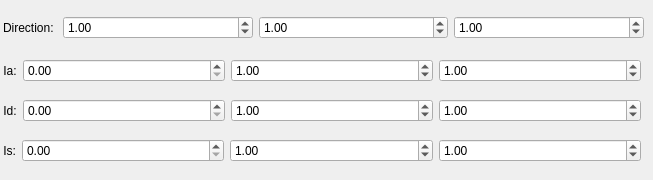
      <widget class="QWidget" name="directionalLightTab">
       <attribute name="title">
        <string>DirectionalLight</string>
       </attribute>
       <widget class="QWidget" name="layoutWidget">
        <property name="geometry">
         <rect>
          <x>3</x>
          <y>7</y>
          <width>641</width>
          <height>41</height>
         </rect>
        </property>
        <layout class="QHBoxLayout" name="horizontalLayout_21">
         <item>
          <widget class="QLabel" name="label_20">
           <property name="sizePolicy">
            <sizepolicy hsizetype="Fixed" vsizetype="Preferred">
             <horstretch>0</horstretch>
             <verstretch>0</verstretch>
            </sizepolicy>
           </property>
           <property name="text">
            <string>Direction: </string>
           </property>
          </widget>
         </item>
         <item>
          <widget class="QDoubleSpinBox" name="lightDirXSpin">
           <property name="minimum">
            <double>-99999.000000000000000</double>
           </property>
           <property name="maximum">
            <double>99999.000000000000000</double>
           </property>
           <property name="singleStep">
            <double>0.100000000000000</double>
           </property>
           <property name="value">
            <double>1.000000000000000</double>
           </property>
          </widget>
         </item>
         <item>
          <widget class="QDoubleSpinBox" name="lightDirYSpin">
           <property name="minimum">
            <double>-99999.000000000000000</double>
           </property>
           <property name="maximum">
            <double>99999.000000000000000</double>
           </property>
           <property name="singleStep">
            <double>0.100000000000000</double>
           </property>
           <property name="value">
            <double>1.000000000000000</double>
           </property>
          </widget>
         </item>
         <item>
          <widget class="QDoubleSpinBox" name="lightDirZSpin">
           <property name="minimum">
            <double>-99999.000000000000000</double>
           </property>
           <property name="maximum">
            <double>99999.000000000000000</double>
           </property>
           <property name="singleStep">
            <double>0.100000000000000</double>
           </property>
           <property name="value">
            <double>1.000000000000000</double>
           </property>
          </widget>
         </item>
        </layout>
       </widget>
       <widget class="QWidget" name="layoutWidget_2">
        <property name="geometry">
         <rect>
          <x>0</x>
          <y>50</y>
          <width>641</width>
          <height>41</height>
         </rect>
        </property>
        <layout class="QHBoxLayout" name="horizontalLayout_22">
         <item>
          <widget class="QLabel" name="label_23">
           <property name="sizePolicy">
            <sizepolicy hsizetype="Fixed" vsizetype="Preferred">
             <horstretch>0</horstretch>
             <verstretch>0</verstretch>
            </sizepolicy>
           </property>
           <property name="text">
            <string> Ia:</string>
           </property>
          </widget>
         </item>
         <item>
          <widget class="QDoubleSpinBox" name="dirLightIaXSpin">
           <property name="minimum">
            <double>0.000000000000000</double>
           </property>
           <property name="maximum">
            <double>99.989999999999995</double>
           </property>
           <property name="singleStep">
            <double>0.100000000000000</double>
           </property>
           <property name="value">
            <double>0.000000000000000</double>
           </property>
          </widget>
         </item>
         <item>
          <widget class="QDoubleSpinBox" name="dirLightIaYSpin">
           <property name="minimum">
            <double>0.000000000000000</double>
           </property>
           <property name="maximum">
            <double>99.989999999999995</double>
           </property>
           <property name="singleStep">
            <double>0.100000000000000</double>
           </property>
           <property name="value">
            <double>1.000000000000000</double>
           </property>
          </widget>
         </item>
         <item>
          <widget class="QDoubleSpinBox" name="dirLightIaZSpin">
           <property name="minimum">
            <double>0.000000000000000</double>
           </property>
           <property name="maximum">
            <double>99.989999999999995</double>
           </property>
           <property name="singleStep">
            <double>0.100000000000000</double>
           </property>
           <property name="value">
            <double>1.000000000000000</double>
           </property>
          </widget>
         </item>
        </layout>
       </widget>
       <widget class="QWidget" name="layoutWidget_3">
        <property name="geometry">
         <rect>
          <x>0</x>
          <y>90</y>
          <width>641</width>
          <height>41</height>
         </rect>
        </property>
        <layout class="QHBoxLayout" name="horizontalLayout_23">
         <item>
          <widget class="QLabel" name="label_24">
           <property name="sizePolicy">
            <sizepolicy hsizetype="Fixed" vsizetype="Preferred">
             <horstretch>0</horstretch>
             <verstretch>0</verstretch>
            </sizepolicy>
           </property>
           <property name="text">
            <string> Id:</string>
           </property>
          </widget>
         </item>
         <item>
          <widget class="QDoubleSpinBox" name="dirLightIdXSpin">
           <property name="minimum">
            <double>0.000000000000000</double>
           </property>
           <property name="maximum">
            <double>99.989999999999995</double>
           </property>
           <property name="singleStep">
            <double>0.100000000000000</double>
           </property>
           <property name="value">
            <double>0.000000000000000</double>
           </property>
          </widget>
         </item>
         <item>
          <widget class="QDoubleSpinBox" name="dirLightIdYSpin">
           <property name="minimum">
            <double>0.000000000000000</double>
           </property>
           <property name="maximum">
            <double>99.989999999999995</double>
           </property>
           <property name="singleStep">
            <double>0.100000000000000</double>
           </property>
           <property name="value">
            <double>1.000000000000000</double>
           </property>
          </widget>
         </item>
         <item>
          <widget class="QDoubleSpinBox" name="dirLightIdZSpin">
           <property name="minimum">
            <double>0.000000000000000</double>
           </property>
           <property name="maximum">
            <double>99.989999999999995</double>
           </property>
           <property name="singleStep">
            <double>0.100000000000000</double>
           </property>
           <property name="value">
            <double>1.000000000000000</double>
           </property>
          </widget>
         </item>
        </layout>
       </widget>
       <widget class="QWidget" name="layoutWidget_4">
        <property name="geometry">
         <rect>
          <x>0</x>
          <y>130</y>
          <width>641</width>
          <height>41</height>
         </rect>
        </property>
        <layout class="QHBoxLayout" name="horizontalLayout_24">
         <item>
          <widget class="QLabel" name="label_25">
           <property name="sizePolicy">
            <sizepolicy hsizetype="Fixed" vsizetype="Preferred">
             <horstretch>0</horstretch>
             <verstretch>0</verstretch>
            </sizepolicy>
           </property>
           <property name="text">
            <string> Is:</string>
           </property>
          </widget>
         </item>
         <item>
          <widget class="QDoubleSpinBox" name="dirLightIsXSpin">
           <property name="minimum">
            <double>0.000000000000000</double>
           </property>
           <property name="maximum">
            <double>99.989999999999995</double>
           </property>
           <property name="singleStep">
            <double>0.100000000000000</double>
           </property>
           <property name="value">
            <double>0.000000000000000</double>
           </property>
          </widget>
         </item>
         <item>
          <widget class="QDoubleSpinBox" name="dirLightIsYSpin">
           <property name="minimum">
            <double>0.000000000000000</double>
           </property>
           <property name="maximum">
            <double>99.989999999999995</double>
           </property>
           <property name="singleStep">
            <double>0.100000000000000</double>
           </property>
           <property name="value">
            <double>1.000000000000000</double>
           </property>
          </widget>
         </item>
         <item>
          <widget class="QDoubleSpinBox" name="dirLightIsZSpin">
           <property name="minimum">
            <double>0.000000000000000</double>
           </property>
           <property name="maximum">
            <double>99.989999999999995</double>
           </property>
           <property name="singleStep">
            <double>0.100000000000000</double>
           </property>
           <property name="value">
            <double>1.000000000000000</double>
           </property>
          </widget>
         </item>
        </layout>
       </widget>
      </widget>
